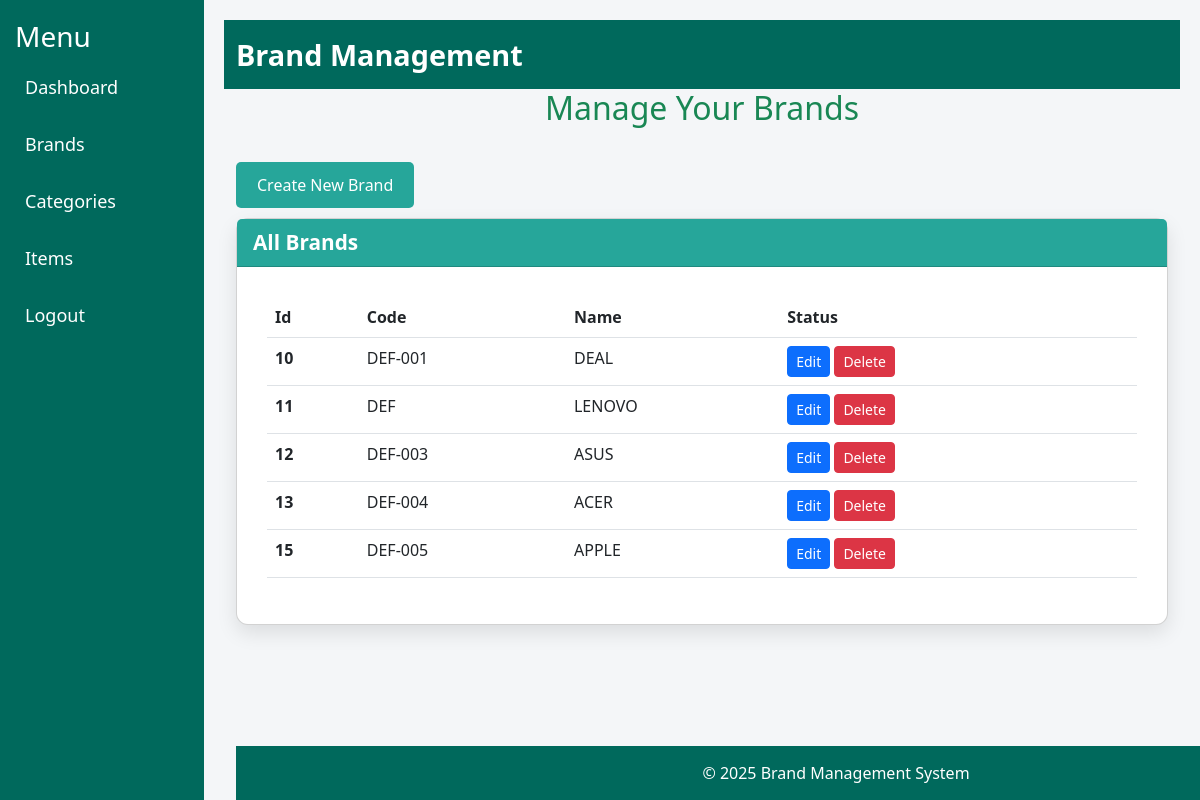
The page /brand_management.php on the database its author committed.
### tables this page shows
CREATE TABLE `master_brand` (
  `id` int(11) NOT NULL,
  `code` varchar(100) NOT NULL,
  `name` varchar(255) NOT NULL,
  `status` enum('Active','Inactive') NOT NULL,
  `created_at` timestamp NOT NULL DEFAULT current_timestamp(),
  `updated_at` timestamp NOT NULL DEFAULT current_timestamp() ON UPDATE current_timestamp()
);

### classes/brand.php (called while the page is built, shortened)
<?php
require_once 'classes/db.php';
class brand {
    private $conn;
    public function __construct() {
        $database = new db();
        $this->conn = $database->connect();
    }
public function getAllBrands() {
    try {
        $sql = "SELECT * FROM master_brand";
        $stmt = $this->conn->prepare($sql);
        $stmt->execute();
        return $stmt->fetchAll(PDO::FETCH_ASSOC);
    } catch (PDOException $e) {
        return [];
    }
}
}
?>

### classes/db.php (called while the page is built, shortened)
<?php
class db {
    private $host = "localhost";
    private $db_name = "mdm_db";
    private $username = "root";
    private $password = "";
    public function connect() {
        $this->conn = null;
        try {
            $this->conn = new PDO("mysql:host={$this->host};dbname={$this->db_name}", $this->username, $this->password);
            $this->conn->setAttribute(PDO::ATTR_ERRMODE, PDO::ERRMODE_EXCEPTION);
        } catch(PDOException $e) {
            echo "Connection failed: " . $e->getMessage();
        }
        return $this->conn;
    }
}
?>

### brand_management.php (the view, shortened to what this page needs)
<?php
require_once 'classes/db.php';
require_once 'classes/brand.php';
$brandObj = new Brand();
$brands = $brandObj->getAllBrands();
?>
<!DOCTYPE html>
<html lang="en">
<head>
  <link href="https://cdn.jsdelivr.net/npm/bootstrap@5.3.3/dist/css/bootstrap.min.css" rel="stylesheet">
  <link rel="stylesheet" href="https://cdn.jsdelivr.net/npm/sweetalert2@11.3.6/dist/sweetalert2.min.css">
  <link href="https://cdn.jsdelivr.net/npm/bootstrap@5.3.0-alpha1/dist/css/bootstrap.min.css" rel="stylesheet">
</head>
<body>
  <div class="side-nav">
    <h3 class="text-white">Menu</h3>
    <a href="admin_dashboard.php" class="active">Dashboard</a>
    <a href="brand_management.php">Brands</a>
    <a href="category_management.php">Categories</a>
    <a href="item_management.php">Items</a>
    <a href="logout.php" onclick="return confirmLogout()">Logout</a>
  </div>
  <div class="content">
    <nav class="navbar navbar-expand-lg">
      <div class="container-fluid">
        <a class="navbar-brand" href="#">Brand Management</a>
      </div>
    </nav>
    <div class="container">
      <h2 class="text-center text-success mb-4">Manage Your Brands</h2>
      <button class="btn btn-custom" data-bs-toggle="modal" data-bs-target="#createBrandModal">Create New Brand</button>
<div class="card">
    <div class="card-header">All Brands</div>
    <div class="card-body">
        <table class="table">
            <thead>
                <tr>
                    <th scope="col">Id</th>
                    <th scope="col">Code</th>
                    <th scope="col">Name</th>
                    <th scope="col">Status</th>
                </tr>
            </thead>
            <tbody>
                <?php foreach ($brands as $brand): ?>
                <tr>
                    <th scope="row"><?= htmlspecialchars($brand['id']) ?></th>
                    <td><?= htmlspecialchars($brand['code']) ?></td>
                    <td><?= htmlspecialchars($brand['name']) ?></td>
                    <td>
<a href="brand_management.php?edit_id=<?= $item['id'] ?>" class="btn btn-primary btn-sm" data-bs-toggle="modal" data-bs-target="#editBrandModal">Edit</a>
          <button class="btn btn-danger btn-sm btn-delete" data-id="<?= $brand['id'] ?>">Delete</button>
                    </td>
                </tr>
                <?php endforeach; ?>
            </tbody>
        </table>
    </div>
</div>
  <footer>
    &copy; 2025 Brand Management System
  </footer>
</body>
</html>

### brand_management.php (style rules this page uses)
body { font-family: 'Segoe UI', sans-serif; background-color: #f4f6f8; margin: 0; display: flex; height: 100vh; }
.side-nav { height: 100%; width: 17%; position: fixed; top: 0; left: 0; background-color: #00695c; padding-top: 20px; padding-left: 15px; }
.side-nav a { display: block; color: white; padding: 10px; text-decoration: none; margin: 10px 0; font-size: 18px; }
.content { margin-left: 17%; padding: 20px; width: 83%; overflow: auto; }
.navbar { background-color: #00695c; }
.navbar-brand { color: white !important; font-weight: bold; font-size: 1.8rem; }
.card { border-radius: 12px; box-shadow: 0 8px 20px rgba(0, 0, 0, 0.1); background-color: white; margin-bottom: 30px; }
.card-header { background-color: #26a69a; color: white; font-weight: bold; font-size: 1.3rem; }
.card-body { padding: 30px; }
.btn-custom { background-color: #26a69a; color: white; padding: 10px 20px; border-radius: 5px; margin: 10px 0; }
.table thead { background-color: #26a69a; color: white; }
footer { background-color: #00695c; color: #fff; text-align: center; padding: 15px; position: fixed; bottom: 0; width: 100%; }
.btn-edit, .btn-delete { margin-right: 10px; }

### rows shown on the page
master_brand: id "10", code "DEF-001", name "DEAL"
master_brand: id "11", code "DEF", name "LENOVO"
master_brand: id "12", code "DEF-003", name "ASUS"
master_brand: id "13", code "DEF-004", name "ACER"
master_brand: id "15", code "DEF-005", name "APPLE"
